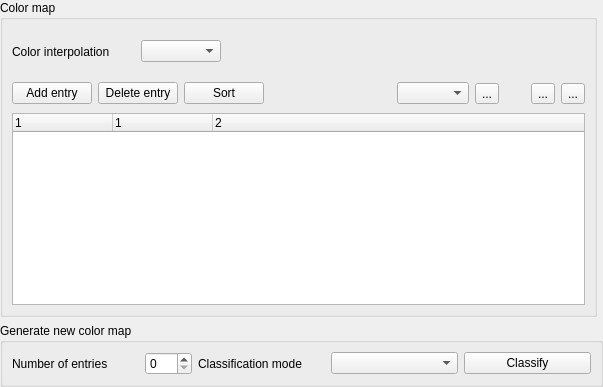
     <widget class="QWidget" name="tabPageColormap">
      <attribute name="icon">
       <iconset resource="../../images/images.qrc">
        <normaloff>:/images/themes/default/propertyicons/colormap.png</normaloff>:/images/themes/default/propertyicons/colormap.png</iconset>
      </attribute>
      <attribute name="title">
       <string>Colormap</string>
      </attribute>
      <layout class="QGridLayout">
       <property name="margin">
        <number>0</number>
       </property>
       <item row="1" column="0" colspan="2">
        <widget class="QGroupBox" name="grpGenerateColorMap">
         <property name="title">
          <string>Generate new color map</string>
         </property>
         <layout class="QGridLayout">
          <item row="0" column="0">
           <widget class="QLabel" name="mNumberOfEntriesLabel">
            <property name="text">
             <string>Number of entries</string>
            </property>
           </widget>
          </item>
          <item row="0" column="1">
           <widget class="QSpinBox" name="sboxNumberOfEntries">
            <property name="sizePolicy">
             <sizepolicy hsizetype="Fixed" vsizetype="Fixed">
              <horstretch>0</horstretch>
              <verstretch>0</verstretch>
             </sizepolicy>
            </property>
            <property name="maximum">
             <number>255</number>
            </property>
           </widget>
          </item>
          <item row="0" column="2">
           <widget class="QLabel" name="mClassificationModeLabel">
            <property name="text">
             <string>Classification mode</string>
            </property>
           </widget>
          </item>
          <item row="0" column="3">
           <widget class="QComboBox" name="cboxClassificationMode"/>
          </item>
          <item row="0" column="4">
           <widget class="QPushButton" name="mClassifyButton">
            <property name="text">
             <string>Classify</string>
            </property>
           </widget>
          </item>
         </layout>
        </widget>
       </item>
       <item row="0" column="0">
        <widget class="QGroupBox" name="grpColorMap">
         <property name="title">
          <string>Color map</string>
         </property>
         <layout class="QGridLayout" name="gridLayout_2">
          <item row="0" column="4" colspan="7">
           <spacer>
            <property name="orientation">
             <enum>Qt::Horizontal</enum>
            </property>
            <property name="sizeHint" stdset="0">
             <size>
              <width>321</width>
              <height>45</height>
             </size>
            </property>
           </spacer>
          </item>
          <item row="1" column="5">
           <spacer>
            <property name="orientation">
             <enum>Qt::Horizontal</enum>
            </property>
            <property name="sizeHint" stdset="0">
             <size>
              <width>41</width>
              <height>27</height>
             </size>
            </property>
           </spacer>
          </item>
          <item row="1" column="8">
           <spacer>
            <property name="orientation">
             <enum>Qt::Horizontal</enum>
            </property>
            <property name="sizeType">
             <enum>QSizePolicy::Minimum</enum>
            </property>
            <property name="sizeHint" stdset="0">
             <size>
              <width>20</width>
              <height>20</height>
             </size>
            </property>
           </spacer>
          </item>
          <item row="0" column="0" colspan="2">
           <widget class="QLabel" name="mColorInterpolationLabel">
            <property name="text">
             <string>Color interpolation</string>
            </property>
           </widget>
          </item>
          <item row="0" column="2" colspan="2">
           <widget class="QComboBox" name="cboxColorInterpolation"/>
          </item>
          <item row="1" column="0">
           <widget class="QPushButton" name="pbtnAddColorMapEntry">
            <property name="text">
             <string>Add entry</string>
            </property>
           </widget>
          </item>
          <item row="1" column="1" colspan="2">
           <widget class="QPushButton" name="mDeleteEntryButton">
            <property name="text">
             <string>Delete entry</string>
            </property>
           </widget>
          </item>
          <item row="1" column="3" colspan="2">
           <widget class="QPushButton" name="pbtnSortColorMap">
            <property name="text">
             <string>Sort</string>
            </property>
           </widget>
          </item>
          <item row="1" column="6">
           <widget class="QComboBox" name="cboxColorMapBand"/>
          </item>
          <item row="1" column="7">
           <widget class="QToolButton" name="pbtnLoadColorMapFromBand">
            <property name="toolTip">
             <string>Load color map from band</string>
            </property>
            <property name="text">
             <string>...</string>
            </property>
            <property name="icon">
             <iconset>
              <normaloff>../../images/themes/default/mActionNewAttribute.png</normaloff>../../images/themes/default/mActionNewAttribute.png</iconset>
            </property>
           </widget>
          </item>
          <item row="1" column="9">
           <widget class="QToolButton" name="pbtnLoadColorMapFromFile">
            <property name="toolTip">
             <string>Load color map from file</string>
            </property>
            <property name="text">
             <string>...</string>
            </property>
            <property name="icon">
             <iconset>
              <normaloff>../../images/themes/default/mActionFolder.png</normaloff>../../images/themes/default/mActionFolder.png</iconset>
            </property>
           </widget>
          </item>
          <item row="1" column="10">
           <widget class="QToolButton" name="pbtnExportColorMapToFile">
            <property name="toolTip">
             <string>Export color map to file</string>
            </property>
            <property name="text">
             <string>...</string>
            </property>
            <property name="icon">
             <iconset>
              <normaloff>../../images/themes/default/mActionFileSave.png</normaloff>../../images/themes/default/mActionFileSave.png</iconset>
            </property>
           </widget>
          </item>
          <item row="2" column="0" colspan="11">
           <widget class="QTreeWidget" name="mColormapTreeWidget">
            <property name="columnCount">
             <number>3</number>
            </property>
            <column>
             <property name="text">
              <string>1</string>
             </property>
            </column>
            <column>
             <property name="text">
              <string>1</string>
             </property>
            </column>
            <column>
             <property name="text">
              <string>2</string>
             </property>
            </column>
           </widget>
          </item>
         </layout>
        </widget>
       </item>
      </layout>
     </widget>
